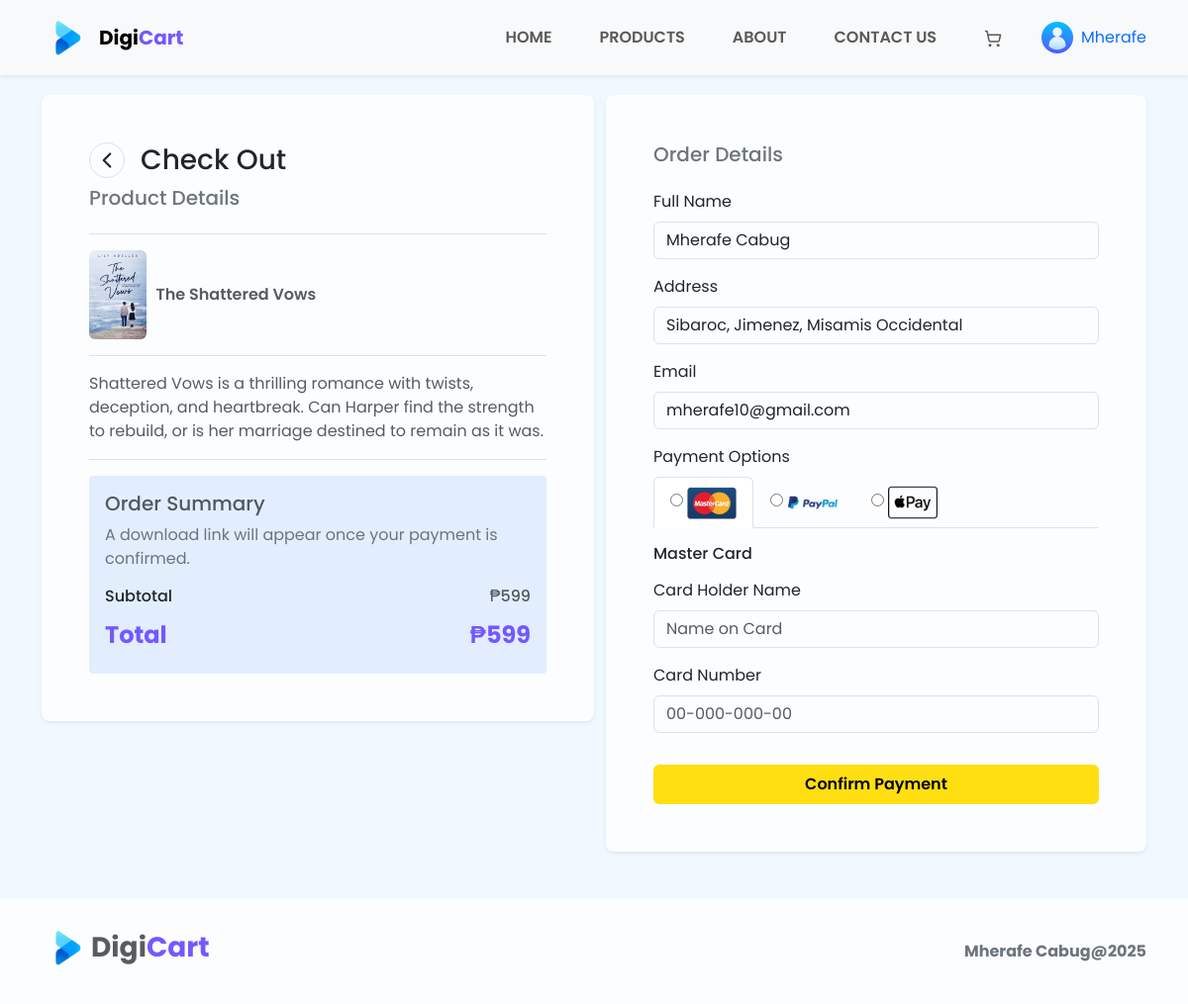
Screenshot of /check-out.php?product_id=9 (signed in) with the database file from the repository.
### tables this page shows
CREATE TABLE `products` (
  `product_id` int(11) NOT NULL,
  `name` varchar(200) NOT NULL,
  `description` varchar(200) NOT NULL,
  `price` float NOT NULL,
  `category` varchar(100) NOT NULL,
  `image_path` varchar(200) NOT NULL,
  `file_path` varchar(200) NOT NULL,
  `created_at` datetime NOT NULL DEFAULT current_timestamp(),
  `sold` int(11) NOT NULL,
  `ratings` int(11) NOT NULL
);

### includes/includes.php (called while the page is built, shortened)
<?php
    include "classes/DigitalProducts.php";
    $digiProduct = new DigitalProducts();

### classes/DigitalProducts.php (called while the page is built, shortened)
<?php
    class DigitalProducts {
        public function getProductById($conn, $productId) {
            $query = "SELECT * FROM products WHERE product_id = ?";
            $stmt = $conn->prepare($query);
            $stmt->bind_param("i", $productId);
            $stmt->execute();
            $results = $stmt->get_result();
            return $results->fetch_assoc();
        }
    }
?>

### check-out.php (the view, shortened to what this page needs)
<?php
  include "includes/includes.php";
  if(isset($_GET['product_id']) && isset($_SESSION['current_user'])){
    $product = $digiProduct->getProductById($connection, $_GET['product_id']);
  }else{
    header("location: signin.php");
    exit();
  }
?>
<!DOCTYPE html>
<html lang="en">
  <head>
    <link
      href="https://cdn.jsdelivr.net/npm/bootstrap@5.3.3/dist/css/bootstrap.min.css"
      rel="stylesheet"
    />
    <link rel="stylesheet" href="style.css" />
  </head>
  <body>
    <nav class="navbar navbar-expand-lg shadow-sm bg-body-tertiary fixed-top">
      <div class="container">
        <a class="navbar-brand d-flex align-items-center fw-bold" href="#"
          ><img
            src="images/logo.png"
            class="me-2"
            width="50"
            height="50"
            alt=""
          />
          Digi<span class="text-primary">Cart</span>
        </a>
        <div class="collapse navbar-collapse" id="navbarNav">
          <ul class="navbar-nav ms-auto">
            <li class="nav-item">
              <a
                class="nav-link text-uppercase fw-semibold px-4 text-center"
                aria-current="page"
                href="index.php"
                >Home</a
              >
            </li>
            <li class="nav-item">
              <a
                class="nav-link text-uppercase fw-semibold px-4 text-center"
                href="products.php"
                >Products</a
              >
            </li>
            <li class="nav-item">
              <a
                class="nav-link text-uppercase fw-semibold px-4 text-center"
                href="about.html"
                >About</a
              >
            </li>
            <li class="nav-item">
              <a
                class="nav-link text-uppercase fw-semibold px-4 text-center"
                href="#contact-us"
                >Contact Us</a
              >
            </li>
            <li class="nav-item">
              <a
                class="nav-link text-uppercase fw-semibold px-4 text-center btn"
                href="cart.php"
              >
              </a>
            </li>
          </ul>
          <div class="d-flex justify-content-center ms-3">
            <?php
              if(isset($_SESSION['current_user'])){
                echo('<a class="mb-0 d-flex align-items-center" href="profile.php"><img class="me-2" width="32"  height="32" src="images/icons/user.png" alt="">'.$_SESSION['current_user']['firstname'].'</a>');
              }else{
                echo('<a href="signin.php" class="btn btn-primary">Sign In</a>');
              }
            ?>
          </div>
        </div>
      </div>
    </nav>
    <div class="checkout-page container">
      <form id="checkoutForm" method="POST" action="confirm-payment-logic.php" style="gap:12px;" class="d-flex align-items-start justify-content-center mb-5">
        <div class="left p-5 bg-white shadow-sm rounded-3">
          <div class="d-flex align-items-center mb-2">
            <div onclick="window.history.back()" class="bg-white border d-flex align-items-center rounded-circle me-3 p-1">
              <svg xmlns="http://www.w3.org/2000/svg" width="26" height="26" viewBox="0 0 24 24" fill="none" stroke="currentColor" stroke-width="2" stroke-linecap="round" stroke-linejoin="round" class="lucide lucide-chevron-left-icon lucide-chevron-left"><path d="m15 18-6-6 6-6"/></svg>
            </div>
            <h3 class="mb-0">Check Out</h3>
          </div>
          <h5 class="mb-4 text-secondary">Product Details</h5>
          <div class="d-flex align-items-center border-top py-3 border-bottom">
            <img
              src="<?=$product['image_path']?>"
              class="rounded-2"
              width="90"
              height="90"
              style="object-fit: cover"
              alt=""
            />
            <input type="text" class="appearance-none fw-semibold ms-2 text-muted" name="transac-product-name" readonly value="<?=$product['name']?>">
          </div>
          <p class="text-muted py-3 border-bottom"><?=$product['description']?></p>
          <div style="background-color:rgba(92, 157, 248, 0.16);" class="p-3 rounded-1">
            <h5 class="text-muted mb-2">Order Summary</h5>
            <p class="text-secondary">A download link will appear once your payment is confirmed.</p>
            <div
              class="d-flex align-items-center justify-content-between mt-2 mb-2"
            >
              <h6 class="">Subtotal</h6>
              <h6 class="text-muted">₱<?=$product['price']?></h6>
            </div>
            <div class="d-flex align-items-center justify-content-between">
              <h6 class="fw-bold fs-4 text-primary">Total</h6>
              <h4 class="text-primary fw-bold">₱<?=$product['price']?></h4>
            </div>
          </div>
        </div>
        <div class="right p-5 bg-white shadow-sm rounded-3">
          <h5 class="mb-4 text-secondary">Order Details</h5>
          <div class="mb-3">
            <label for="fullname" class="form-label">Full Name</label>
            <input
              required name="fullname"
              type="text"
              class="form-control bg-none"
              id="fullname"
              placeholder="name@example.com"
              value="<?=$_SESSION['current_user']['firstname']?> <?=$_SESSION['current_user']['lastname']?>"
            />
          </div>
          <div class="mb-3">
            <label for="fullname" class="form-label">Address</label>
            <input
              required name="address"
              type="text"
              class="form-control bg-none"
              id="fullname"
              placeholder="name@example.com"
              value="<?=$_SESSION['current_user']['barangay']?>, <?=$_SESSION['current_user']['municipality']?>, <?=$_SESSION['current_user']['province']?>"
            />
          </div>
          <div class="mb-3">
            <label for="fullname" class="form-label">Email</label>
            <input
              required name='email'
              type="text"
              class="form-control bg-none"
              id="fullname"
              placeholder="name@example.com"
              value="<?=$_SESSION['current_user']['email']?>"
            />
          </div>
          <p class="mb-2">Payment Options</p>
          <ul class="nav nav-tabs mb-3" id="pills-tab" role="tablist">
            <li class="nav-item" role="presentation">
              <button class="nav-link py-0  active" id="pills-home-tab" data-bs-toggle="pill" data-bs-target="#pills-home" type="button" role="tab" aria-controls="pills-home" aria-selected="true">
                <label for="master-card">
                <input type="radio" required name="payment-option" id="master-card" value="master-card">
                  <img width="50" height="50" src="images/icons/card.png" alt="">
                </label>
              </button>
            </li>
            <li class="nav-item" role="presentation">
              <button class="nav-link py-0 " id="pills-profile-tab" data-bs-toggle="pill" data-bs-target="#pills-profile" type="button" role="tab" aria-controls="pills-profile" aria-selected="false">
                  <label for="paypal">
                  <input type="radio" required name="payment-option" id="paypal" value="paypal">
                    <img width="50" height="50" src="images/icons/paypal.png" alt="">
                  </label>
              </button>
            </li>
            <li class="nav-item" role="presentation">
              <button class="nav-link py-0 " id="pills-contact-tab" data-bs-toggle="pill" data-bs-target="#pills-contact" type="button" role="tab" aria-controls="pills-contact" aria-selected="false">
                  <label for="apple-pay">
                    <input type="radio" required name="payment-option" id="apple-pay" value="apple-pay">
                    <img width="50" height="50" src="images/icons/apple-pay.png" alt="">
                  </label>
              </button>
            </li>
          </ul>
          <div class="tab-content" id="pills-tabContent">
            <div class="tab-pane fade show active" id="pills-home" role="tabpanel" aria-labelledby="pills-home-tab" tabindex="0">
              <div class="mb-3">
                <h6 class="mb-3">Master Card</h6>
                <label for="gcash" class="form-label">Card Holder Name</label>
                <input
                  type="text"
                  class="form-control bg-none"
                  id="gcash"
                  placeholder="Name on Card"
                />
              </div>
              <div class="mb-3">
                <label for="gcash" class="form-label">Card Number</label>
                <input
                  type="text"
                  class="form-control bg-none"
                  id="gcash"
                  placeholder="00-000-000-00"
                />
              </div>
            </div>
          </div>
          <button
            class="bg-accent fw-semibold w-100 text-center border-0 py-2 mt-3 rounded-2"
          >
            Confirm Payment
          </button>
        </div>
      </form>
    </div>
    <footer
      class="py-4 d-flex align-items-center justify-content-center bg-white"
    >
      <div class="container d-flex align-items-center justify-content-between">
        <h3 class="fw-bold text-muted d-flex align-items-center">
          <img src="images/logo.png" width="50" height="50" alt="" />Digi<span
            class="text-primary"
            >Cart</span
          >
        </h3>
        <p class="mb-0 text-secondary fw-bold">Mherafe Cabug@2025</p>
      </div>
    </footer>
  </body>
</html>

### style.css (style rules this page uses)
:root { --clr-primary: rgb(32, 59, 215); --clr-accent: rgb(255, 223, 17); --text-accent: rgb(216, 190, 24); --bg-primary: linear-gradient( to bottom, rgb(40, 166, 244) 0%, rgb(116, 88, 255) 100% ); --bg-body: rgb(240, 249, 255); }
* { font-family: "Poppins", sans-serif; }
.text-primary { color: rgb(116, 88, 255) !important ; }
.bg-white { background-color: rgb(251, 253, 255) !important; }
a { text-decoration: none; }
.bg-accent { background-color: var(--clr-accent); }
.bg-none { background: none; }
body { background-color: var(--bg-body); overflow-y: scroll; }
.nav-link { color: rgb(90, 90, 90) !important; }
.nav-link.active { color: var(--text-accent) !important; }
footer { background-color: rgba(17, 105, 198, 0.5); }
.checkout-page { padding-top: 6rem; min-height: 100vh; }
.checkout-page .left, .checkout-page .right { width: 50%; }
.appearance-none { appearance: none !important; border: 0; background-color: transparent; }

### rows the page displays
products: image_path (picture), transac-product-name "The Shattered Vows", description "Shattered Vows is a thrilling romance with twists, deception, and heartbreak. Can Harper find the strength to rebuild, or is her marriage destined to remain as it was.", price "599"

### other values shown
$_SESSION['current_user']['firstname'] "Mherafe"
